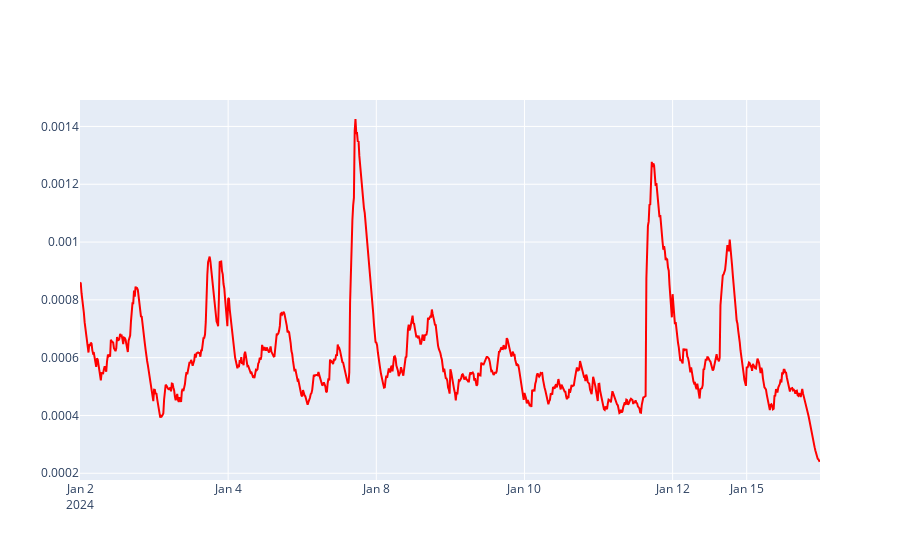

The notebook cell saved with this chart:
### Code cell
# How wide m15 band is
fig4 = go.Figure()

fig4.add_trace(go.Scatter(x=m15.index, y=m15['ATR'],
                            mode='lines',
                            # line=dict(dash='dash'),
                            marker=dict(symbol='circle', color='red', size=2),
                            name='ATR'))

fig4.update_xaxes(
    rangebreaks=[
        { 'pattern': 'day of week', 'bounds': [6, 1]}
    ]
)

fig4.show()

### Figure 1 — Plotly figure (JSON) as saved in the notebook; plotly's stock layout.template omitted (floating-point values rounded to 4 significant figures; data arrays with more than 128 entries replaced by an {"elided": "..."} marker saying what was removed)
{"data": [{"marker": {"color": "red", "size": 2, "symbol": "circle"}, "mode": "lines", "name": "ATR", "type": "scatter", "x": {"elided": "960 str values"}, "y": {"elided": "960 float values"}}], "layout": {"xaxis": {"rangebreaks": [{"bounds": [6, 1], "pattern": "day of week"}]}}}
